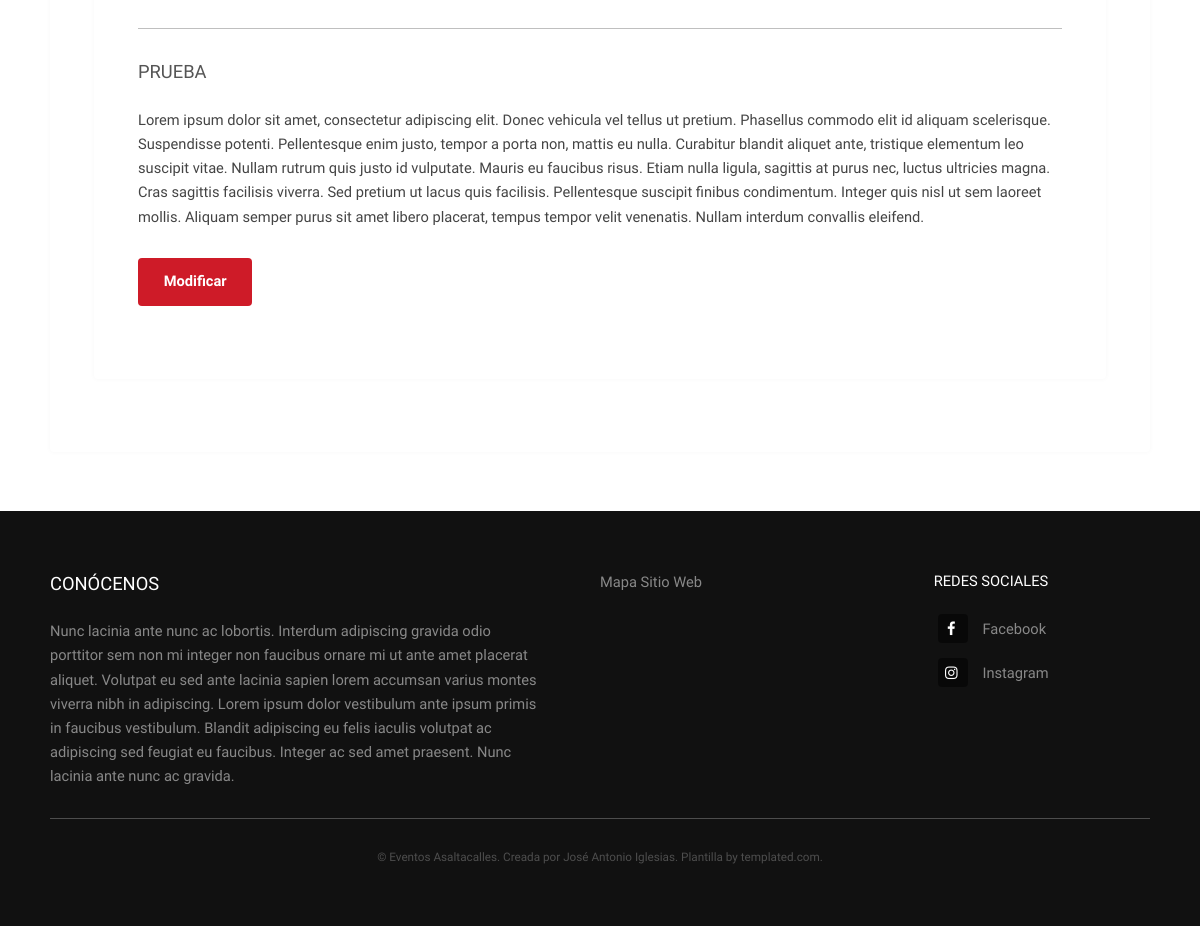
Page /modificar_novedades.php (signed in, lower part) on the earlier database version.
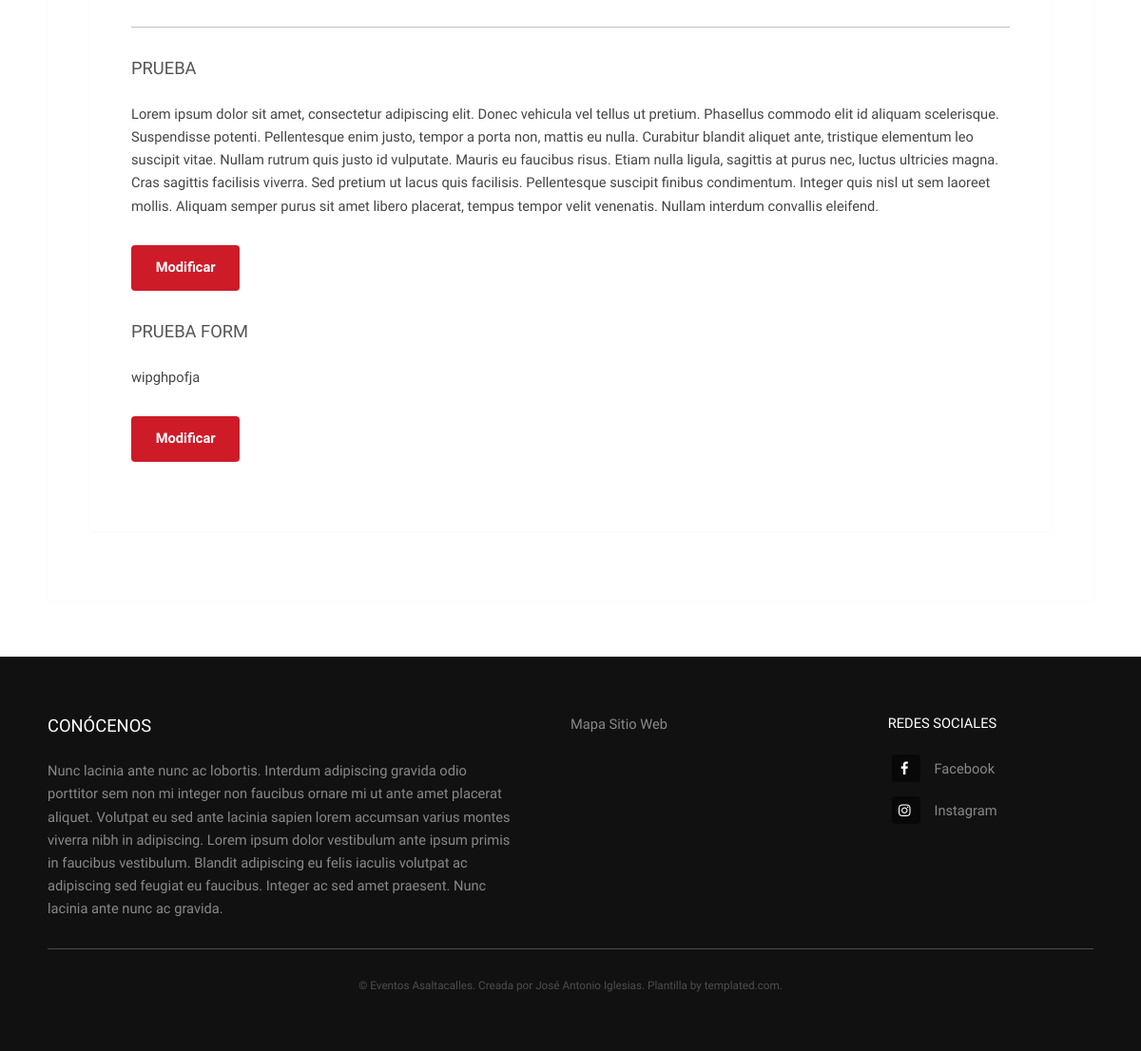
Same page on the later database version.
### tables this page shows
CREATE TABLE `novedades1` (
  `id` int(11) NOT NULL,
  `titulo` varchar(200) NOT NULL,
  `new` text NOT NULL
);

CREATE TABLE `novedades2` (
  `id` int(11) NOT NULL,
  `titulo` varchar(200) NOT NULL,
  `new` text NOT NULL
);

### templates/inicio_sesion.php (called while the page is built, shortened)
<?php
if ((isset($_SESSION["logado"])) && (isset($_SESSION["usuario"]))) {
	$logado = true;
}
?>

### modificar_novedades.php (the view, shortened to what this page needs)
<?php
include 'templates/inicio.php';
include 'templates/inicio_sesion.php';
$conexion = mysqli_connect('localhost','root','','asaltacalles');
$sql = 'SELECT * FROM `novedades1`';
$novedades1 = $conexion->query($sql);
if($logado)
{
?>
			<section id="main" class="wrapper">
				<div class="inner">
					<div class="content">
						<div class="content">
						<?php
						while($fila = $novedades1->fetch_row())
						{
							?>
									<hr/>
						<?php
						}
							$sql = 'SELECT * FROM `novedades2`';
							$novedades2 = $conexion->query($sql);
						while($fila = $novedades2->fetch_row())
						{
							?>
									<header>
										<h3><?=$fila[1]?></h3>
									</header>
									<p><?=$fila[2]?></p>
									<form method="post" action="modificar_new">
										<input type="submit" value="Modificar" name="modificar" class="primary">
									</form>
									<?php
						}
						?>
						</div>
					</div>
				</div>
			</section>
		<?php include 'templates/pie.php';
}
?>
	</body>
</html>

### templates/inicio.php (shortened to what this page needs)
<!DOCTYPE HTML>
<html>
	<head>
		<link rel="stylesheet" href="assets/css/main.css" />
		<link rel="stylesheet" type="text/css" href="//cdnjs.cloudflare.com/ajax/libs/cookieconsent2/3.1.0/cookieconsent.min.css" />
	</head>
	<body class="is-preload">

### templates/pie.php
<footer id="footer">
	<div class="inner">
		<div class="content">
			<section>
				<h3>Conócenos</h3>
				<p>Nunc lacinia ante nunc ac lobortis. Interdum adipiscing gravida odio porttitor sem non mi integer non faucibus ornare mi ut ante amet placerat aliquet. Volutpat eu sed ante lacinia sapien lorem accumsan varius montes viverra nibh in adipiscing. Lorem ipsum dolor vestibulum ante ipsum primis in faucibus vestibulum. Blandit adipiscing eu felis iaculis volutpat ac adipiscing sed feugiat eu faucibus. Integer ac sed amet praesent. Nunc lacinia ante nunc ac gravida.</p>
			</section>
			<section>
				<ul class="alt">
					<li><a href="#">Mapa Sitio Web</a></li>
				</ul>
			</section>
			<section>
				<h4>Redes Sociales</h4>
				<ul class="plain">
					<li><a href="https://www.facebook.com/Asaltacalles/"><i class="icon fa-facebook">&nbsp;</i>Facebook</a></li>
					<li><a href="https://www.instagram.com/eventosasaltacalles/"><i class="icon fa-instagram">&nbsp;</i>Instagram</a></li>
				</ul>
			</section>
		</div>
		<div class="copyright">
			&copy; Eventos Asaltacalles. Creada por <a href="https://www.facebook.com/Desarrollo-Web-2239432316335037">José Antonio Iglesias</a>. Plantilla by <a href="http://templated.com">templated.com</a>.
		</div>
	</div>
</footer>

Differences in the rows shown:
added novedades2: titulo "PRUEBA FORM", new "wipghpofja"
